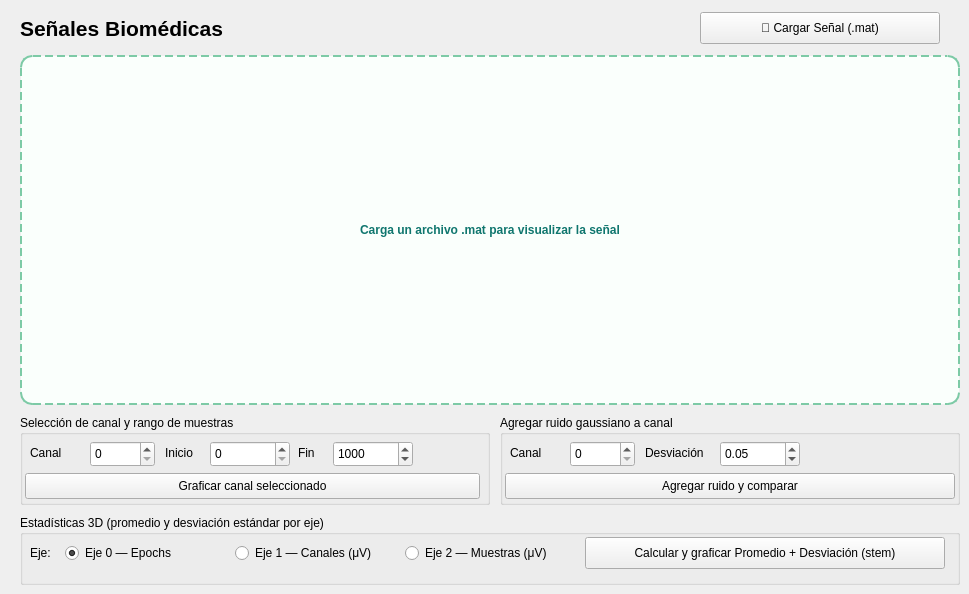
    <widget class="QWidget" name="pageSenales">

     <!-- Fila superior: Cargar + título -->
     <widget class="QLabel" name="labelSenalesInfo">
      <property name="geometry"><rect><x>20</x><y>14</y><width>400</width><height>28</height></rect></property>
      <property name="font"><font><pointsize>16</pointsize><weight>75</weight><bold>true</bold></font></property>
      <property name="text"><string>Señales Biomédicas</string></property>
     </widget>
     <widget class="QPushButton" name="btnCargarSenal">
      <property name="geometry"><rect><x>700</x><y>12</y><width>240</width><height>32</height></rect></property>
      <property name="cursor"><cursorShape>PointingHandCursor</cursorShape></property>
      <property name="text"><string>📂 Cargar Señal (.mat)</string></property>
     </widget>

     <!-- Área de gráfica -->
     <widget class="QLabel" name="lblGraficaSenal">
      <property name="geometry"><rect><x>20</x><y>55</y><width>940</width><height>350</height></rect></property>
      <property name="styleSheet"><string>background-color:#FAFFFC; border:2px dashed #7DCAA6; border-radius:12px; color:#0F766E; font-weight:bold;</string></property>
      <property name="text"><string>Carga un archivo .mat para visualizar la señal</string></property>
      <property name="alignment"><set>Qt::AlignCenter</set></property>
     </widget>

     <!-- Grupo: Selección de canal -->
     <widget class="QGroupBox" name="groupSelCanal">
      <property name="geometry"><rect><x>20</x><y>415</y><width>470</width><height>90</height></rect></property>
      <property name="title"><string>Selección de canal y rango de muestras</string></property>
      <widget class="QLabel" name="labelCanalIdx">
       <property name="geometry"><rect><x>10</x><y>28</y><width>55</width><height>20</height></rect></property>
       <property name="text"><string>Canal</string></property>
      </widget>
      <widget class="QSpinBox" name="spinCanalSenal">
       <property name="geometry"><rect><x>70</x><y>26</y><width>65</width><height>26</height></rect></property>
       <property name="minimum"><number>0</number></property>
      </widget>
      <widget class="QLabel" name="labelInicio">
       <property name="geometry"><rect><x>145</x><y>28</y><width>40</width><height>20</height></rect></property>
       <property name="text"><string>Inicio</string></property>
      </widget>
      <widget class="QSpinBox" name="spinInicio">
       <property name="geometry"><rect><x>190</x><y>26</y><width>80</width><height>26</height></rect></property>
       <property name="minimum"><number>0</number></property>
       <property name="maximum"><number>999999</number></property>
      </widget>
      <widget class="QLabel" name="labelFin">
       <property name="geometry"><rect><x>278</x><y>28</y><width>30</width><height>20</height></rect></property>
       <property name="text"><string>Fin</string></property>
      </widget>
      <widget class="QSpinBox" name="spinFin">
       <property name="geometry"><rect><x>313</x><y>26</y><width>80</width><height>26</height></rect></property>
       <property name="minimum"><number>1</number></property>
       <property name="maximum"><number>999999</number></property>
       <property name="value"><number>1000</number></property>
      </widget>
      <widget class="QPushButton" name="btnGraficarCanal">
       <property name="geometry"><rect><x>5</x><y>58</y><width>455</width><height>26</height></rect></property>
       <property name="cursor"><cursorShape>PointingHandCursor</cursorShape></property>
       <property name="text"><string>Graficar canal seleccionado</string></property>
      </widget>
     </widget>

     <!-- Grupo: Ruido -->
     <widget class="QGroupBox" name="groupRuido">
      <property name="geometry"><rect><x>500</x><y>415</y><width>460</width><height>90</height></rect></property>
      <property name="title"><string>Agregar ruido gaussiano a canal</string></property>
      <widget class="QLabel" name="labelCanalRuido">
       <property name="geometry"><rect><x>10</x><y>28</y><width>55</width><height>20</height></rect></property>
       <property name="text"><string>Canal</string></property>
      </widget>
      <widget class="QSpinBox" name="spinCanalRuido">
       <property name="geometry"><rect><x>70</x><y>26</y><width>65</width><height>26</height></rect></property>
       <property name="minimum"><number>0</number></property>
      </widget>
      <widget class="QLabel" name="labelDesviacion">
       <property name="geometry"><rect><x>145</x><y>28</y><width>70</width><height>20</height></rect></property>
       <property name="text"><string>Desviación</string></property>
      </widget>
      <widget class="QDoubleSpinBox" name="spinDesviacion">
       <property name="geometry"><rect><x>220</x><y>26</y><width>80</width><height>26</height></rect></property>
       <property name="minimum"><double>0.001</double></property>
       <property name="maximum"><double>5.000</double></property>
       <property name="singleStep"><double>0.05</double></property>
       <property name="value"><double>0.05</double></property>
      </widget>
      <widget class="QPushButton" name="btnAgregarRuido">
       <property name="geometry"><rect><x>5</x><y>58</y><width>450</width><height>26</height></rect></property>
       <property name="cursor"><cursorShape>PointingHandCursor</cursorShape></property>
       <property name="text"><string>Agregar ruido y comparar</string></property>
      </widget>
     </widget>

     <!-- Grupo: Estadísticas 3D -->
     <widget class="QGroupBox" name="groupEstadisticas">
      <property name="geometry"><rect><x>20</x><y>515</y><width>940</width><height>70</height></rect></property>
      <property name="title"><string>Estadísticas 3D (promedio y desviación estándar por eje)</string></property>
      <widget class="QLabel" name="labelEje">
       <property name="geometry"><rect><x>10</x><y>28</y><width>30</width><height>20</height></rect></property>
       <property name="text"><string>Eje:</string></property>
      </widget>
      <widget class="QRadioButton" name="radioEje0">
       <property name="geometry"><rect><x>45</x><y>26</y><width>160</width><height>24</height></rect></property>
       <property name="text"><string>Eje 0 — Epochs</string></property>
       <property name="checked"><bool>true</bool></property>
      </widget>
      <widget class="QRadioButton" name="radioEje1">
       <property name="geometry"><rect><x>215</x><y>26</y><width>160</width><height>24</height></rect></property>
       <property name="text"><string>Eje 1 — Canales (μV)</string></property>
      </widget>
      <widget class="QRadioButton" name="radioEje2">
       <property name="geometry"><rect><x>385</x><y>26</y><width>170</width><height>24</height></rect></property>
       <property name="text"><string>Eje 2 — Muestras (μV)</string></property>
      </widget>
      <widget class="QPushButton" name="btnEstadisticas3D">
       <property name="geometry"><rect><x>565</x><y>22</y><width>360</width><height>32</height></rect></property>
       <property name="cursor"><cursorShape>PointingHandCursor</cursorShape></property>
       <property name="text"><string>Calcular y graficar Promedio + Desviación (stem)</string></property>
      </widget>
     </widget>

    </widget>
